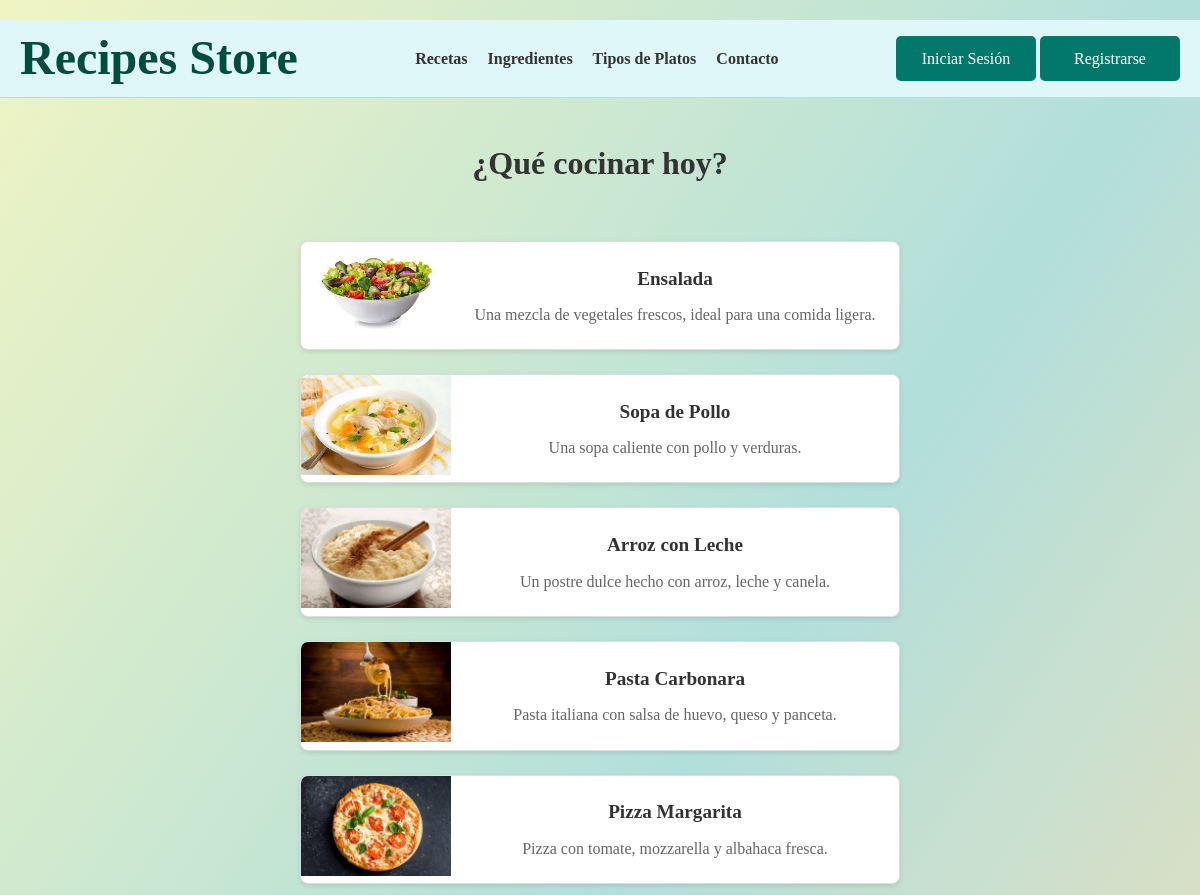
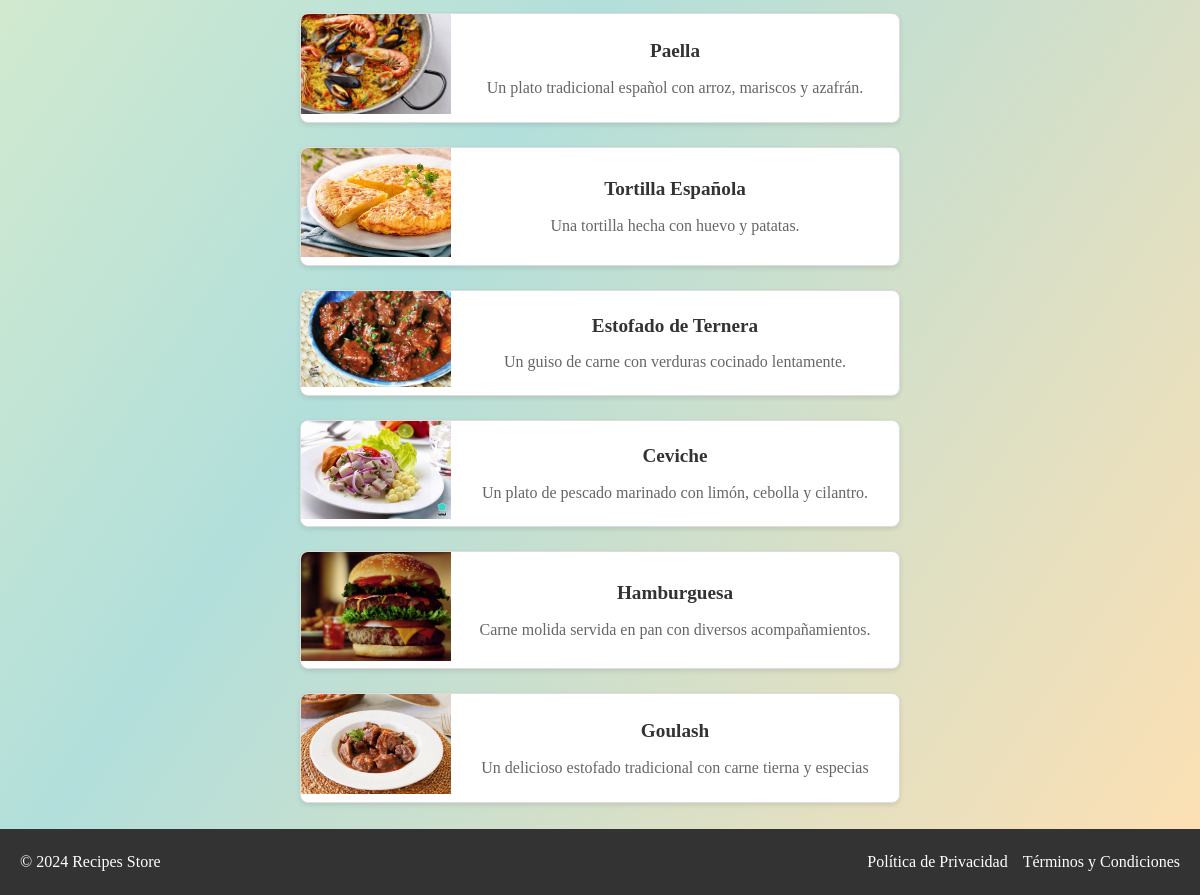
Before: /tipos_plato/ with the older database file (2 pictures, top to bottom).
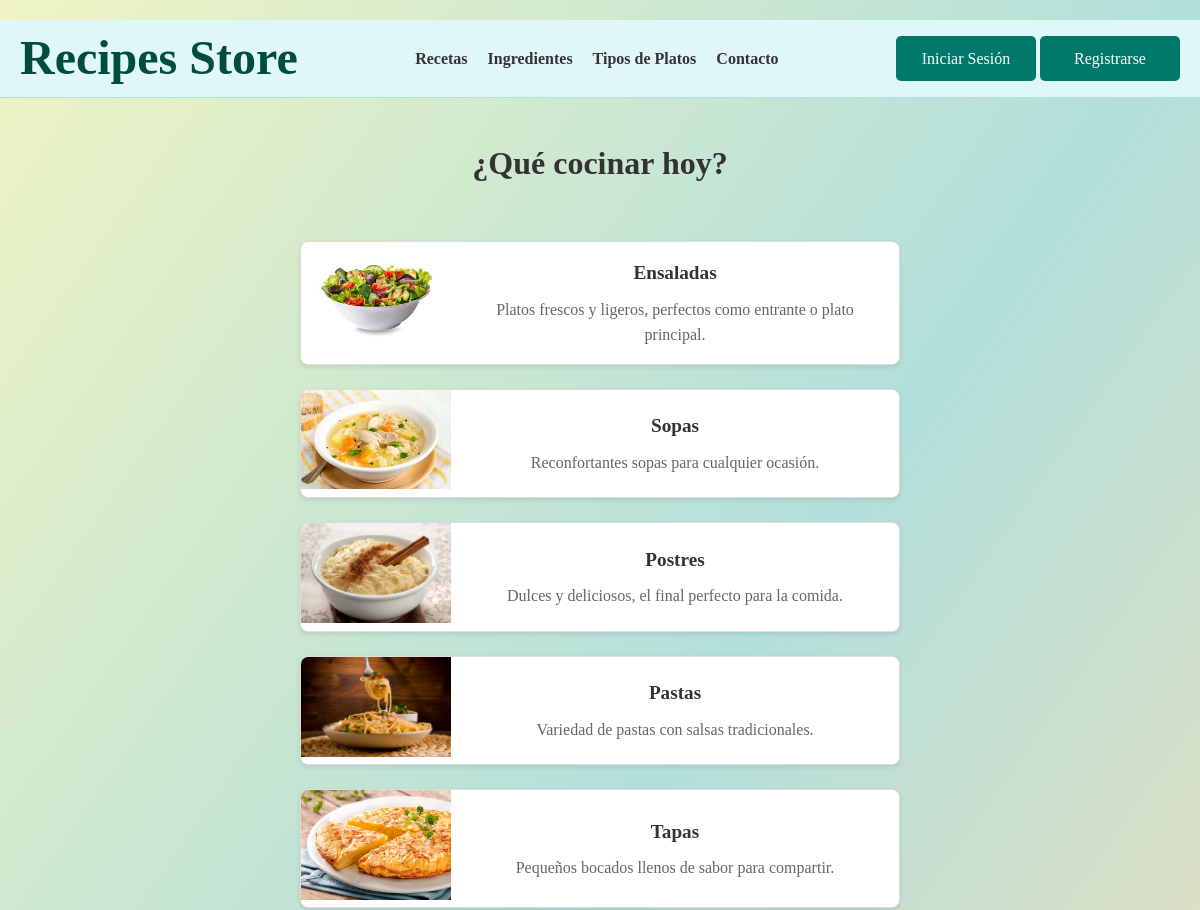
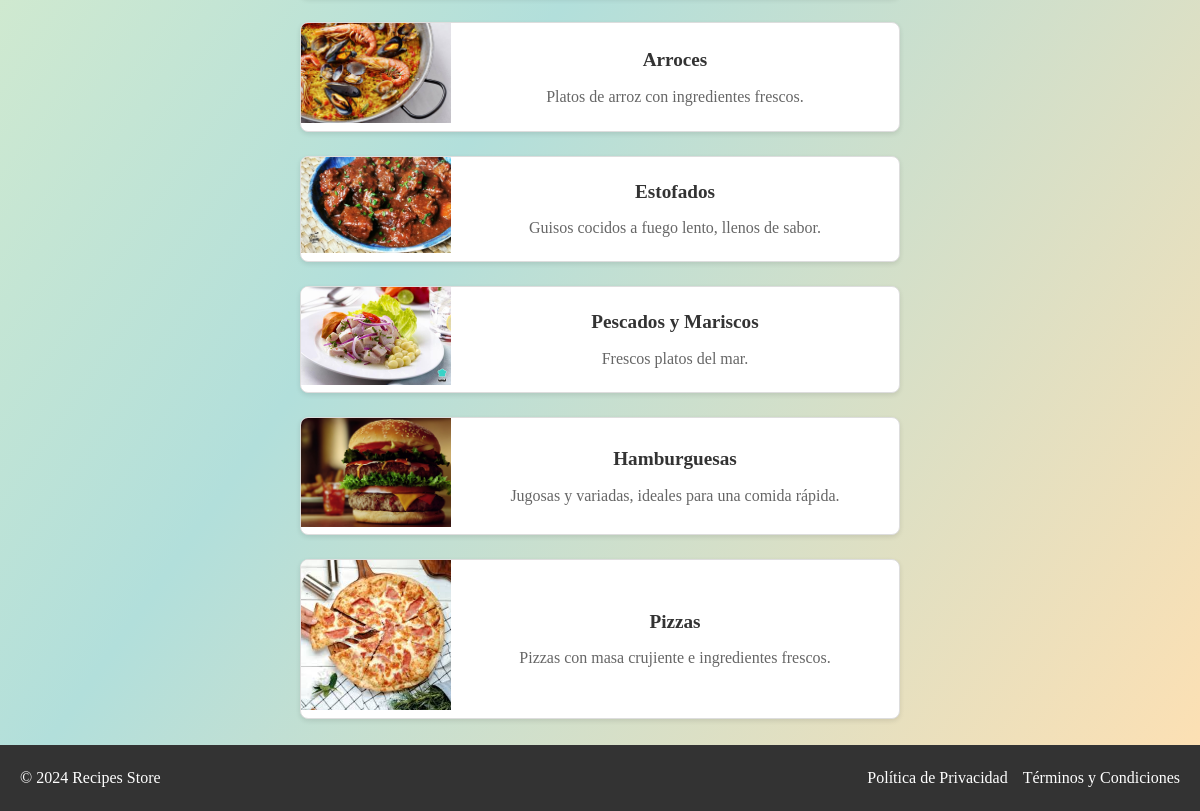
After: the same page with the newer database file (2 pictures, top to bottom).
### appRecetario/models.py (models this page shows, shortened)
class TipoPlato(models.Model):
    nombre = models.CharField(max_length=100)
    descripcion = models.TextField()
    imagen = models.ImageField(upload_to='tipoPlato/', blank=True, null=True)

### appRecetario/views.py (the view)
# urls.py: path('tipos_plato/', views.list_tipos_plato, name='list_tipos_plato'),
def list_tipos_plato(request):
    tipos_plato = TipoPlato.objects.all()
    return render(request, 'tipos_plato/list.html', {'tipos_plato': tipos_plato})

### appRecetario/templates/tipos_plato/list.html (shortened to what this page needs)
{% extends 'base.html' %}
{% load static %}
{% block extrastyle %}
<link rel="stylesheet" href="{% static 'styleDetalles.css' %}">
{% endblock %}
{% block contenido %}
<h2 class="section-title">¿Qué cocinar hoy?</h2>
<div class="categories-container">
    {% for tipo_plato in tipos_plato %}
    <a href="{% url 'detail_tipo_plato' tipo_plato.id %}" class="category-card-rectangular">
        <div class="category-image-rectangular">
            {% if tipo_plato.imagen %}
                <img src="{{ tipo_plato.imagen.url }}" alt="{{ tipo_plato.nombre }}">
            {% else %}
                <img src="{% static 'images/default.png' %}" alt="Imagen no disponible">
            {% endif %}
        </div>
        <div class="category-text-rectangular">
            <h4>{{ tipo_plato.nombre }}</h4>
            <p>{{ tipo_plato.descripcion|truncatewords:12 }}</p>
        </div>
    </a>
    {% endfor %}
</div>
{% endblock %}

### appRecetario/templates/base.html (shortened to what this page needs)
<!DOCTYPE html>
<html lang="es">
<head>
    {% load static %}
    <link rel="stylesheet" href="{% static 'style.css' %}">
    {% block extrastyle %}{% endblock %}
</head>
<body class="{% block body_class %}{% endblock %}">
    <header class="main-header">
        <div class="container">
            <div class="logo">
                <h1><a href="{% url 'index' %}">Recipes Store</a></h1>
            </div>
            <nav class="main-nav">
                <ul>
                    <li><a href="{% url 'list_recetas' %}">Recetas</a></li>
                    <li><a href="{% url 'list_ingredientes' %}">Ingredientes</a></li>
                    <li><a href="{% url 'list_tipos_plato' %}">Tipos de Platos</a></li>
                    <li><a href="{% url 'contacto' %}">Contacto</a></li>
                </ul>
            </nav>
            <div class="auth-buttons">
                {% if user.is_authenticated %}
                    <span>Bienvenido, {{ user.username }}</span>
                    <a href="{% url 'logout' %}" class="btn-logout">Cerrar Sesión</a>
                {% else %}
                    <a href="{% url 'login' %}" class="btn-login">Iniciar Sesión</a>
                    <a href="{% url 'register' %}" class="btn-signup">Registrarse</a>
                {% endif %}
            </div>
        </div>
    </header>
    <main class="main-content">
        {% block contenido %}
        {% endblock %}
    </main>
    <footer class="main-footer">
        <div class="container">
            <p>&copy; <span id="anyoMostrado"></span> Recipes Store</p>
            <ul>
                <li><a href="{% url 'politica_privacidad' %}">Política de Privacidad</a></li>
                <li><a href="{% url 'terminos_condiciones' %}">Términos y Condiciones</a></li>
            </ul>
        </div>
    </footer>
</body>
</html>

### appRecetario/static/style.css (style rules this page uses)
* { margin: 0; padding: 0; box-sizing: border-box; font-family: 'Georgia', serif; }
body { background-color: #F8F8F8; color: #333; line-height: 1.6; }
.main-header { background-color: #e0f7fa; border-bottom: 1px solid #b2dfdb; }
.main-header .container { display: flex; align-items: center; justify-content: space-between; max-width: 1200px; margin: 0 auto; padding: 0 20px; }
.main-header .logo h1 a { text-decoration: none; color: #004d40; font-size: 1.5em; font-weight: bold; }
.main-header .main-nav ul { list-style: none; display: flex; gap: 20px; }
.main-header .main-nav ul li a { text-decoration: none; color: #333; font-size: 1em; font-weight: bold; }
.auth-buttons .btn-login, .auth-buttons .btn-signup { display: inline-block; padding: 10px 20px; font-size: 1em; border-radius: 5px; text-decoration: none; color: white; width: 140px; text-align: center; }
.auth-buttons .btn-login { background-color: #00796b; }
.auth-buttons .btn-signup { background-color: #00796b; color: white; border: none; }
.main-content { max-width: 1200px; margin: 40px auto; padding: 0 20px; text-align: center; }
.main-content h2 { font-size: 2em; margin-bottom: 20px; color: #333; }
.main-footer { background-color: #333; color: white; padding: 20px 0; position: fixed; width: 100%; bottom: 0; left: 0; }
.main-footer .container { display: flex; justify-content: space-between; align-items: center; max-width: 1200px; margin: 0 auto; padding: 0 20px; }
.main-footer p { margin: 0; color: white; }
.main-footer ul { list-style: none; display: flex; gap: 15px; }
.main-footer ul li a { text-decoration: none; color: white; }
.btn-login { width: 100%; padding: 12px; background-color: #00796b; color: white; border: none; border-radius: 4px; cursor: pointer; font-size: 1em; transition: background-color 0.3s ease; }
body { background: linear-gradient(to bottom right, #f0f4c3, #b2dfdb, #ffe0b2); padding: 20px 0; }

### appRecetario/static/styleDetalles.css (style rules this page uses)
.categories-container, .recipes-container { display: flex; flex-direction: column; gap: 1.5rem; justify-content: center; padding: 2rem; }
.category-card-rectangular, .recipe-card-rectangular { display: flex; align-items: center; text-decoration: none; color: #000; background: #fff; border: 1px solid #ddd; border-radius: 8px; overflow: hidden; width: 100%; max-width: 600px; margin: 0 auto; box-shadow: 0 2px 5px rgba(0, 0, 0, 0.1); transition: transform 0.2s ease, box-shadow 0.2s ease; }
.category-image-rectangular, .recipe-image-rectangular { flex-shrink: 0; width: 150px; height: 100%; overflow: hidden; }
.category-image-rectangular img, .recipe-image-rectangular img { width: 100%; height: 100%; object-fit: cover; }
.category-text-rectangular, .recipe-text-rectangular { flex: 1; padding: 1rem; }
.category-text-rectangular h4, .recipe-text-rectangular h4 { font-size: 1.2rem; margin-bottom: 0.5rem; color: #333; }
.category-text-rectangular p, .recipe-text-rectangular p { font-size: 1rem; color: #666; }

Changed rows visible on the page:
removed TipoPlato: imagen (picture), nombre "Pizza Margarita", descripcion "Pizza con tomate, mozzarella y albahaca fresca."
removed TipoPlato: imagen (picture), nombre "Tortilla Española", descripcion "Una tortilla hecha con huevo y patatas."
removed TipoPlato: imagen (picture), nombre "Goulash", descripcion "Un delicioso estofado tradicional con carne tierna y especias"
changed TipoPlato: nombre "Ensalada" → "Ensaladas"; descripcion "Una mezcla de vegetales frescos, ideal para una comida ligera." → "Platos frescos y ligeros, perfectos como entrante o plato principal."
changed TipoPlato: nombre "Sopa de Pollo" → "Sopas"; descripcion "Una sopa caliente con pollo y verduras." → "Reconfortantes sopas para cualquier ocasión."
changed TipoPlato: nombre "Arroz con Leche" → "Postres"; descripcion "Un postre dulce hecho con arroz, leche y canela." → "Dulces y deliciosos, el final perfecto para la comida."
changed TipoPlato: nombre "Pasta Carbonara" → "Pastas"; descripcion "Pasta italiana con salsa de huevo, queso y panceta." → "Variedad de pastas con salsas tradicionales."
added TipoPlato: imagen (picture), nombre "Tapas", descripcion "Pequeños bocados llenos de sabor para compartir."
changed TipoPlato: nombre "Paella" → "Arroces"; descripcion "Un plato tradicional español con arroz, mariscos y azafrán." → "Platos de arroz con ingredientes frescos."
changed TipoPlato: nombre "Estofado de Ternera" → "Estofados"; descripcion "Un guiso de carne con verduras cocinado lentamente." → "Guisos cocidos a fuego lento, llenos de sabor."
changed TipoPlato: nombre "Ceviche" → "Pescados y Mariscos"; descripcion "Un plato de pescado marinado con limón, cebolla y cilantro." → "Frescos platos del mar."
changed TipoPlato: nombre "Hamburguesa" → "Hamburguesas"; descripcion "Carne molida servida en pan con diversos acompañamientos." → "Jugosas y variadas, ideales para una comida rápida."
added TipoPlato: imagen (picture), nombre "Pizzas", descripcion "Pizzas con masa crujiente e ingredientes frescos."
